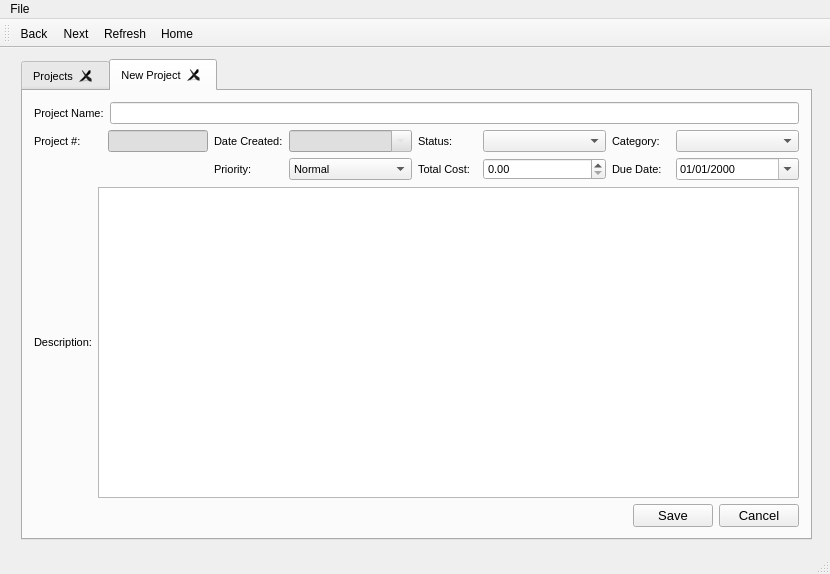
<?xml version="1.0" encoding="UTF-8"?>
<ui version="4.0">
 <class>MainWindow</class>
 <widget class="QMainWindow" name="MainWindow">
  <property name="geometry">
   <rect>
    <x>0</x>
    <y>0</y>
    <width>830</width>
    <height>574</height>
   </rect>
  </property>
  <property name="windowTitle">
   <string>Task Badger</string>
  </property>
  <property name="windowIcon">
   <iconset resource="myres.qrc">
    <normaloff>:/Images/TaskBadgerLogo.png</normaloff>:/Images/TaskBadgerLogo.png</iconset>
  </property>
  <widget class="QWidget" name="centralWidget">
   <layout class="QVBoxLayout" name="verticalLayout">
    <item>
     <widget class="QStackedWidget" name="stackedWidget">
      <property name="currentIndex">
       <number>1</number>
      </property>
      <widget class="QWidget" name="page">
       <layout class="QVBoxLayout" name="verticalLayout_2">
        <item>
         <layout class="QHBoxLayout" name="horizontalLayout">
          <item>
           <widget class="QFrame" name="frame">
            <property name="minimumSize">
             <size>
              <width>86</width>
              <height>86</height>
             </size>
            </property>
            <property name="maximumSize">
             <size>
              <width>108</width>
              <height>108</height>
             </size>
            </property>
            <property name="styleSheet">
             <string notr="true">image: url(:/Images/TaskBadgerLogo.png);</string>
            </property>
            <property name="frameShape">
             <enum>QFrame::StyledPanel</enum>
            </property>
            <property name="frameShadow">
             <enum>QFrame::Raised</enum>
            </property>
           </widget>
          </item>
          <item>
           <spacer name="horizontalSpacer_2">
            <property name="orientation">
             <enum>Qt::Horizontal</enum>
            </property>
            <property name="sizeHint" stdset="0">
             <size>
              <width>40</width>
              <height>20</height>
             </size>
            </property>
           </spacer>
          </item>
          <item>
           <widget class="QLabel" name="label">
            <property name="font">
             <font>
              <family>MV Boli</family>
              <pointsize>28</pointsize>
              <weight>75</weight>
              <bold>true</bold>
             </font>
            </property>
            <property name="text">
             <string>My Dashboard</string>
            </property>
           </widget>
          </item>
          <item>
           <spacer name="horizontalSpacer_4">
            <property name="orientation">
             <enum>Qt::Horizontal</enum>
            </property>
            <property name="sizeHint" stdset="0">
             <size>
              <width>40</width>
              <height>20</height>
             </size>
            </property>
           </spacer>
          </item>
         </layout>
        </item>
        <item>
         <widget class="QSplitter" name="splitter">
          <property name="orientation">
           <enum>Qt::Horizontal</enum>
          </property>
          <widget class="QTreeView" name="treeView">
           <property name="minimumSize">
            <size>
             <width>0</width>
             <height>270</height>
            </size>
           </property>
           <property name="maximumSize">
            <size>
             <width>190</width>
             <height>16777215</height>
            </size>
           </property>
          </widget>
          <widget class="QTableView" name="tableView">
           <property name="minimumSize">
            <size>
             <width>550</width>
             <height>300</height>
            </size>
           </property>
          </widget>
         </widget>
        </item>
        <item>
         <layout class="QHBoxLayout" name="horizontalLayout_2">
          <item>
           <spacer name="horizontalSpacer_3">
            <property name="orientation">
             <enum>Qt::Horizontal</enum>
            </property>
            <property name="sizeHint" stdset="0">
             <size>
              <width>40</width>
              <height>20</height>
             </size>
            </property>
           </spacer>
          </item>
          <item>
           <widget class="QPushButton" name="createProject">
            <property name="font">
             <font>
              <pointsize>10</pointsize>
             </font>
            </property>
            <property name="cursor">
             <cursorShape>PointingHandCursor</cursorShape>
            </property>
            <property name="text">
             <string>Create New Project</string>
            </property>
            <property name="icon">
             <iconset resource="myres.qrc">
              <normaloff>:/Images/icons8-plus-48.png</normaloff>:/Images/icons8-plus-48.png</iconset>
            </property>
           </widget>
          </item>
          <item>
           <widget class="QPushButton" name="upcomingDeadlines">
            <property name="font">
             <font>
              <pointsize>10</pointsize>
             </font>
            </property>
            <property name="cursor">
             <cursorShape>PointingHandCursor</cursorShape>
            </property>
            <property name="text">
             <string>Upcoming Deadlines</string>
            </property>
            <property name="icon">
             <iconset resource="myres.qrc">
              <normaloff>:/Images/icons8-calendar-48.png</normaloff>:/Images/icons8-calendar-48.png</iconset>
            </property>
           </widget>
          </item>
          <item>
           <widget class="QPushButton" name="urgentProjects">
            <property name="font">
             <font>
              <pointsize>10</pointsize>
             </font>
            </property>
            <property name="cursor">
             <cursorShape>PointingHandCursor</cursorShape>
            </property>
            <property name="text">
             <string>Urgent Projects</string>
            </property>
            <property name="icon">
             <iconset resource="myres.qrc">
              <normaloff>:/Images/icons8-high-priority-48.png</normaloff>:/Images/icons8-high-priority-48.png</iconset>
            </property>
           </widget>
          </item>
         </layout>
        </item>
       </layout>
      </widget>
      <widget class="QWidget" name="page_2">
       <widget class="QTabWidget" name="tabWidget">
        <property name="geometry">
         <rect>
          <x>10</x>
          <y>0</y>
          <width>791</width>
          <height>481</height>
         </rect>
        </property>
        <property name="font">
         <font>
          <pointsize>8</pointsize>
          <weight>50</weight>
          <bold>false</bold>
         </font>
        </property>
        <property name="currentIndex">
         <number>1</number>
        </property>
        <property name="tabsClosable">
         <bool>true</bool>
        </property>
        <property name="movable">
         <bool>true</bool>
        </property>
        <widget class="QWidget" name="projects_2">
         <attribute name="title">
          <string>Projects</string>
         </attribute>
         <layout class="QVBoxLayout" name="verticalLayout_5">
          <item>
           <widget class="QTableView" name="projectsView"/>
          </item>
          <item>
           <layout class="QHBoxLayout" name="horizontalLayout_5">
            <item>
             <spacer name="horizontalSpacer_7">
              <property name="orientation">
               <enum>Qt::Horizontal</enum>
              </property>
              <property name="sizeHint" stdset="0">
               <size>
                <width>40</width>
                <height>20</height>
               </size>
              </property>
             </spacer>
            </item>
            <item>
             <widget class="QPushButton" name="editProj">
              <property name="text">
               <string>Edit</string>
              </property>
              <property name="icon">
               <iconset resource="myres.qrc">
                <normaloff>:/Images/icons8-edit-48.png</normaloff>:/Images/icons8-edit-48.png</iconset>
              </property>
             </widget>
            </item>
            <item>
             <widget class="QPushButton" name="newProj">
              <property name="text">
               <string>New</string>
              </property>
              <property name="icon">
               <iconset resource="myres.qrc">
                <normaloff>:/Images/icons8-plus-48.png</normaloff>:/Images/icons8-plus-48.png</iconset>
              </property>
             </widget>
            </item>
            <item>
             <widget class="QPushButton" name="deleteProj">
              <property name="text">
               <string>Delete</string>
              </property>
              <property name="icon">
               <iconset resource="myres.qrc">
                <normaloff>:/Images/icons8-close-window-48.png</normaloff>:/Images/icons8-close-window-48.png</iconset>
              </property>
             </widget>
            </item>
            <item>
             <widget class="QPushButton" name="searchProj">
              <property name="text">
               <string>Search</string>
              </property>
              <property name="icon">
               <iconset resource="myres.qrc">
                <normaloff>:/Images/icons8-search-48.png</normaloff>:/Images/icons8-search-48.png</iconset>
              </property>
             </widget>
            </item>
           </layout>
          </item>
         </layout>
        </widget>
        <widget class="QWidget" name="newTab_2">
         <attribute name="title">
          <string>New Project</string>
         </attribute>
         <layout class="QVBoxLayout" name="verticalLayout_6">
          <item>
           <layout class="QHBoxLayout" name="horizontalLayout_9">
            <item>
             <widget class="QLabel" name="ProjName">
              <property name="text">
               <string>Project Name:</string>
              </property>
              <property name="buddy">
               <cstring>name</cstring>
              </property>
             </widget>
            </item>
            <item>
             <widget class="QLineEdit" name="name"/>
            </item>
           </layout>
          </item>
          <item>
           <layout class="QFormLayout" name="formLayout_2">
            <item row="0" column="0">
             <layout class="QHBoxLayout" name="horizontalLayout_10">
              <item>
               <widget class="QLabel" name="ProjNum">
                <property name="minimumSize">
                 <size>
                  <width>68</width>
                  <height>0</height>
                 </size>
                </property>
                <property name="text">
                 <string>Project #:</string>
                </property>
                <property name="buddy">
                 <cstring>num</cstring>
                </property>
               </widget>
              </item>
              <item>
               <widget class="QLineEdit" name="num">
                <property name="maximumSize">
                 <size>
                  <width>100</width>
                  <height>16777215</height>
                 </size>
                </property>
                <property name="styleSheet">
                 <string notr="true">background-color: rgb(223, 223, 223);</string>
                </property>
                <property name="readOnly">
                 <bool>true</bool>
                </property>
                <property name="clearButtonEnabled">
                 <bool>false</bool>
                </property>
               </widget>
              </item>
             </layout>
            </item>
            <item row="0" column="1">
             <layout class="QGridLayout" name="gridLayout_2">
              <item row="2" column="1" colspan="2">
               <widget class="QComboBox" name="priority">
                <item>
                 <property name="text">
                  <string>Normal</string>
                 </property>
                </item>
                <item>
                 <property name="text">
                  <string>High</string>
                 </property>
                </item>
                <item>
                 <property name="text">
                  <string>Highest</string>
                 </property>
                </item>
                <item>
                 <property name="text">
                  <string>Low</string>
                 </property>
                </item>
                <item>
                 <property name="text">
                  <string>Lowest</string>
                 </property>
                </item>
               </widget>
              </item>
              <item row="2" column="6">
               <widget class="QLabel" name="ProjDue">
                <property name="text">
                 <string>Due Date:</string>
                </property>
                <property name="buddy">
                 <cstring>due</cstring>
                </property>
               </widget>
              </item>
              <item row="2" column="7" colspan="2">
               <widget class="QDateEdit" name="due">
                <property name="displayFormat">
                 <string>MM/dd/yyyy</string>
                </property>
                <property name="calendarPopup">
                 <bool>true</bool>
                </property>
               </widget>
              </item>
              <item row="2" column="0">
               <widget class="QLabel" name="ProjPriority">
                <property name="text">
                 <string>Priority:</string>
                </property>
                <property name="buddy">
                 <cstring>priority</cstring>
                </property>
               </widget>
              </item>
              <item row="0" column="3">
               <widget class="QLabel" name="ProjStatus">
                <property name="text">
                 <string>Status:</string>
                </property>
                <property name="buddy">
                 <cstring>status</cstring>
                </property>
               </widget>
              </item>
              <item row="0" column="4" colspan="2">
               <widget class="QComboBox" name="status"/>
              </item>
              <item row="0" column="6">
               <widget class="QLabel" name="ProjCat">
                <property name="text">
                 <string>Category:</string>
                </property>
                <property name="buddy">
                 <cstring>category</cstring>
                </property>
               </widget>
              </item>
              <item row="0" column="7" colspan="2">
               <widget class="QComboBox" name="category"/>
              </item>
              <item row="2" column="3">
               <widget class="QLabel" name="ProjCost">
                <property name="text">
                 <string>Total Cost:</string>
                </property>
                <property name="buddy">
                 <cstring>cost</cstring>
                </property>
               </widget>
              </item>
              <item row="2" column="4" colspan="2">
               <widget class="QDoubleSpinBox" name="cost">
                <property name="maximum">
                 <double>999999.989999999990687</double>
                </property>
               </widget>
              </item>
              <item row="0" column="0">
               <widget class="QLabel" name="ProjDateCreate">
                <property name="text">
                 <string>Date Created:</string>
                </property>
                <property name="buddy">
                 <cstring>created</cstring>
                </property>
               </widget>
              </item>
              <item row="0" column="1" colspan="2">
               <widget class="QDateEdit" name="created">
                <property name="maximumSize">
                 <size>
                  <width>16777215</width>
                  <height>16777215</height>
                 </size>
                </property>
                <property name="styleSheet">
                 <string notr="true">background-color: rgb(223, 223, 223);
color: rgb(223, 223, 223);</string>
                </property>
                <property name="readOnly">
                 <bool>true</bool>
                </property>
                <property name="displayFormat">
                 <string>MM/dd/yyyy</string>
                </property>
                <property name="calendarPopup">
                 <bool>true</bool>
                </property>
               </widget>
              </item>
             </layout>
            </item>
           </layout>
          </item>
          <item>
           <layout class="QHBoxLayout" name="horizontalLayout_11">
            <item>
             <widget class="QLabel" name="ProjDescription">
              <property name="text">
               <string>Description:</string>
              </property>
              <property name="buddy">
               <cstring>description</cstring>
              </property>
             </widget>
            </item>
            <item>
             <widget class="QTextEdit" name="description"/>
            </item>
           </layout>
          </item>
          <item>
           <layout class="QHBoxLayout" name="horizontalLayout_12">
            <item>
             <spacer name="horizontalSpacer_8">
              <property name="orientation">
               <enum>Qt::Horizontal</enum>
              </property>
              <property name="sizeHint" stdset="0">
               <size>
                <width>40</width>
                <height>20</height>
               </size>
              </property>
             </spacer>
            </item>
            <item>
             <widget class="QPushButton" name="ProjSave">
              <property name="font">
               <font>
                <pointsize>10</pointsize>
               </font>
              </property>
              <property name="text">
               <string>Save</string>
              </property>
              <property name="icon">
               <iconset resource="myres.qrc">
                <normaloff>:/Images/icons8-save-all-48.png</normaloff>:/Images/icons8-save-all-48.png</iconset>
              </property>
             </widget>
            </item>
            <item>
             <widget class="QPushButton" name="ProjCancel">
              <property name="font">
               <font>
                <pointsize>10</pointsize>
               </font>
              </property>
              <property name="text">
               <string>Cancel</string>
              </property>
              <property name="icon">
               <iconset resource="myres.qrc">
                <normaloff>:/Images/icons8-close-window-48.png</normaloff>:/Images/icons8-close-window-48.png</iconset>
              </property>
             </widget>
            </item>
           </layout>
          </item>
         </layout>
        </widget>
       </widget>
      </widget>
     </widget>
    </item>
   </layout>
  </widget>
  <widget class="QStatusBar" name="statusBar"/>
  <widget class="QToolBar" name="mainToolBar">
   <attribute name="toolBarArea">
    <enum>TopToolBarArea</enum>
   </attribute>
   <attribute name="toolBarBreak">
    <bool>false</bool>
   </attribute>
   <addaction name="actionBack"/>
   <addaction name="actionNext"/>
   <addaction name="actionRefresh"/>
   <addaction name="actionHome"/>
  </widget>
  <widget class="QMenuBar" name="menuBar">
   <property name="geometry">
    <rect>
     <x>0</x>
     <y>0</y>
     <width>830</width>
     <height>21</height>
    </rect>
   </property>
   <widget class="QMenu" name="menuTaskBadger">
    <property name="title">
     <string>File</string>
    </property>
    <addaction name="actionNew"/>
    <addaction name="actionOpen"/>
    <addaction name="actionSave"/>
   </widget>
   <addaction name="menuTaskBadger"/>
  </widget>
  <action name="actionNew">
   <property name="text">
    <string>New</string>
   </property>
  </action>
  <action name="actionOpen">
   <property name="text">
    <string>Open</string>
   </property>
  </action>
  <action name="actionSave">
   <property name="text">
    <string>Save</string>
   </property>
  </action>
  <action name="actionBack">
   <property name="icon">
    <iconset resource="myres.qrc">
     <normaloff>:/Images/icons8-left-24.png</normaloff>:/Images/icons8-left-24.png</iconset>
   </property>
   <property name="text">
    <string>Back</string>
   </property>
  </action>
  <action name="actionNext">
   <property name="icon">
    <iconset resource="myres.qrc">
     <normaloff>:/Images/icons8-right-24.png</normaloff>
     <normalon>:/Images/icons8-right-48.png</normalon>:/Images/icons8-right-24.png</iconset>
   </property>
   <property name="text">
    <string>Next</string>
   </property>
  </action>
  <action name="actionRefresh">
   <property name="icon">
    <iconset>
     <normalon>:/Images/icons8-available-updates-24.png</normalon>
    </iconset>
   </property>
   <property name="text">
    <string>Refresh</string>
   </property>
  </action>
  <action name="actionHome">
   <property name="icon">
    <iconset>
     <normalon>:/Images/icons8-home-24.png</normalon>
    </iconset>
   </property>
   <property name="text">
    <string>Home</string>
   </property>
  </action>
 </widget>
 <layoutdefault spacing="6" margin="11"/>
 <tabstops>
  <tabstop>treeView</tabstop>
  <tabstop>tableView</tabstop>
  <tabstop>createProject</tabstop>
  <tabstop>upcomingDeadlines</tabstop>
  <tabstop>urgentProjects</tabstop>
  <tabstop>tabWidget</tabstop>
  <tabstop>projectsView</tabstop>
  <tabstop>editProj</tabstop>
  <tabstop>newProj</tabstop>
  <tabstop>deleteProj</tabstop>
  <tabstop>searchProj</tabstop>
  <tabstop>name</tabstop>
  <tabstop>num</tabstop>
  <tabstop>created</tabstop>
  <tabstop>status</tabstop>
  <tabstop>category</tabstop>
  <tabstop>priority</tabstop>
  <tabstop>cost</tabstop>
  <tabstop>due</tabstop>
  <tabstop>description</tabstop>
  <tabstop>ProjSave</tabstop>
  <tabstop>ProjCancel</tabstop>
 </tabstops>
 <resources>
  <include location="myres.qrc"/>
 </resources>
 <connections/>
</ui>
